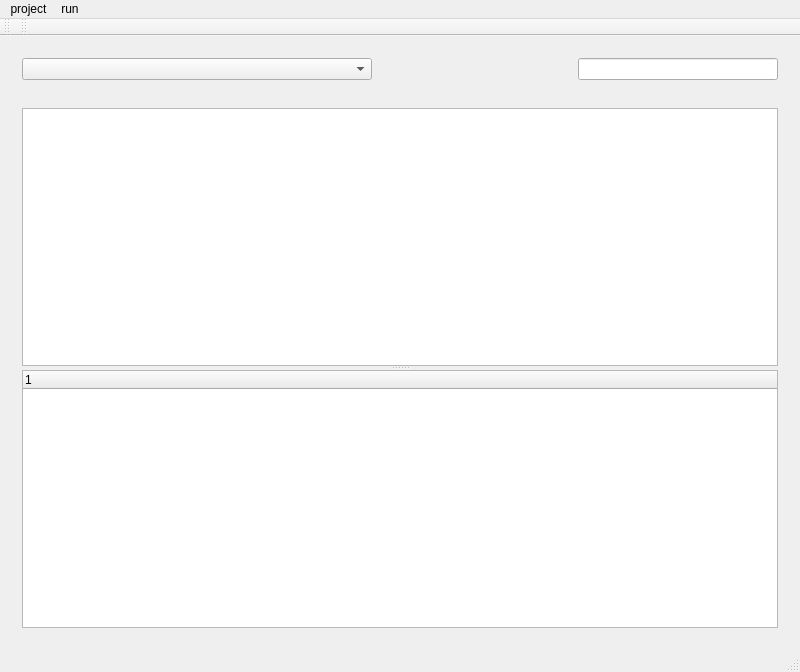
<?xml version="1.0" encoding="UTF-8"?>
<ui version="4.0">
 <class>MainWindow</class>
 <widget class="QMainWindow" name="MainWindow">
  <property name="geometry">
   <rect>
    <x>0</x>
    <y>0</y>
    <width>800</width>
    <height>672</height>
   </rect>
  </property>
  <property name="windowTitle">
   <string>MainWindow</string>
  </property>
  <widget class="QWidget" name="centralWidget">
   <layout class="QVBoxLayout" name="verticalLayout_2">
    <item>
     <widget class="QWidget" name="widget" native="true">
      <layout class="QHBoxLayout" name="horizontalLayout">
       <item>
        <widget class="QComboBox" name="comboBox">
         <property name="enabled">
          <bool>true</bool>
         </property>
         <property name="minimumSize">
          <size>
           <width>350</width>
           <height>0</height>
          </size>
         </property>
        </widget>
       </item>
       <item>
        <spacer name="horizontalSpacer">
         <property name="orientation">
          <enum>Qt::Horizontal</enum>
         </property>
         <property name="sizeHint" stdset="0">
          <size>
           <width>40</width>
           <height>20</height>
          </size>
         </property>
        </spacer>
       </item>
       <item>
        <widget class="QLineEdit" name="lineEdit"/>
       </item>
      </layout>
     </widget>
    </item>
    <item>
     <widget class="QWidget" name="widget_2" native="true">
      <layout class="QVBoxLayout" name="verticalLayout">
       <item>
        <widget class="QSplitter" name="splitter">
         <property name="orientation">
          <enum>Qt::Vertical</enum>
         </property>
         <widget class="QTableWidget" name="tableWidget"/>
         <widget class="QTreeWidget" name="treeWidget">
          <column>
           <property name="text">
            <string notr="true">1</string>
           </property>
          </column>
         </widget>
        </widget>
       </item>
      </layout>
     </widget>
    </item>
   </layout>
  </widget>
  <widget class="QMenuBar" name="menuBar">
   <property name="geometry">
    <rect>
     <x>0</x>
     <y>0</y>
     <width>800</width>
     <height>26</height>
    </rect>
   </property>
   <widget class="QMenu" name="menuproject">
    <property name="title">
     <string>project</string>
    </property>
   </widget>
   <widget class="QMenu" name="menurun">
    <property name="title">
     <string>run</string>
    </property>
    <addaction name="actionrunandstop"/>
    <addaction name="actionclear"/>
   </widget>
   <addaction name="menuproject"/>
   <addaction name="menurun"/>
  </widget>
  <widget class="QToolBar" name="mainToolBar">
   <attribute name="toolBarArea">
    <enum>TopToolBarArea</enum>
   </attribute>
   <attribute name="toolBarBreak">
    <bool>false</bool>
   </attribute>
  </widget>
  <widget class="QStatusBar" name="statusBar"/>
  <widget class="QToolBar" name="toolBar">
   <property name="windowTitle">
    <string>toolBar</string>
   </property>
   <attribute name="toolBarArea">
    <enum>TopToolBarArea</enum>
   </attribute>
   <attribute name="toolBarBreak">
    <bool>false</bool>
   </attribute>
  </widget>
  <action name="actionrunandstop">
   <property name="icon">
    <iconset resource="src.qrc">
     <normaloff>:/start.png</normaloff>:/start.png</iconset>
   </property>
   <property name="text">
    <string>runandstop</string>
   </property>
  </action>
  <action name="actionclear">
   <property name="icon">
    <iconset resource="src.qrc">
     <normaloff>:/empty.png</normaloff>:/empty.png</iconset>
   </property>
   <property name="text">
    <string>clear</string>
   </property>
  </action>
 </widget>
 <layoutdefault spacing="6" margin="11"/>
 <resources>
  <include location="src.qrc"/>
 </resources>
 <connections/>
</ui>
